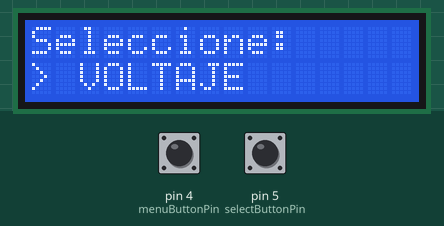
Recording of a sketch running on a simulated Arduino Uno, built with avr-gcc and run on an emulated ATmega328P. Parts: 16×2 character LCD. The inputs (shaded band) are chosen by the test bench; at power-on: pin 5 (selectButtonPin) HIGH, pin 4 (menuButtonPin) HIGH.

Above: at 1.2 s.
1.3 s: pin 5 (selectButtonPin) pulled LOW for 0.15 s
At 2.5 s:
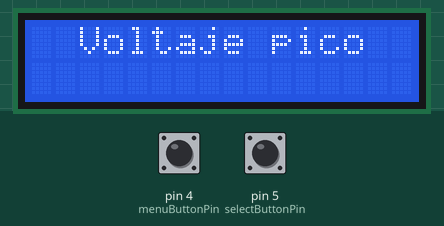
4.4 s: pin 4 (menuButtonPin) pulled LOW for 3.2 s
At 8.8 s:
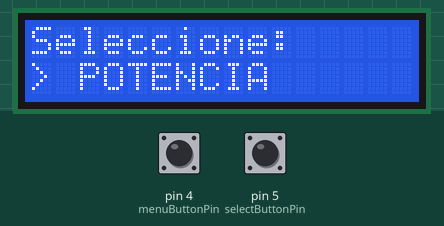
9.1 s: pin 5 (selectButtonPin) pulled LOW for 1 s
At 9.6 s:
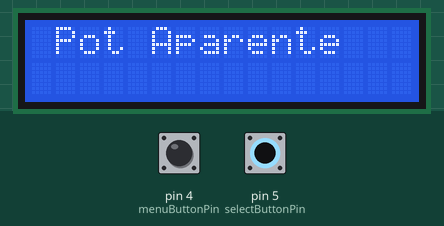
16.1 s: pin 5 (selectButtonPin) pulled LOW for 3.2 s
At 19.8 s:
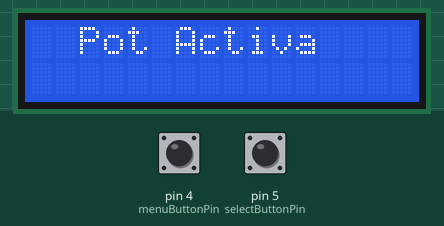
Timing chart, 0 to 21.3 s (numbered marks = the images above; inputs shaded):
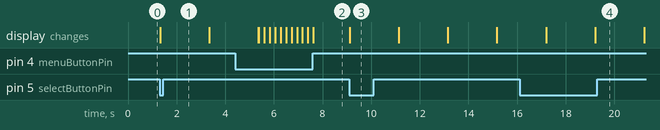

The sketch:

menu_LCD.ino
```cpp
#include <Wire.h>
#include <LiquidCrystal_I2C.h>

byte customChar[8] = {
  0b00000,
  0b00010,
  0b00110,
  0b01110,
  0b11110,
  0b01110,
  0b00110,
  0b00010
};


LiquidCrystal_I2C lcd(0x27, 16, 2);

const int menuButtonPin = 4;
const int selectButtonPin = 5;
int menuOption = 0;
bool inMenu = true;

void setup() {
  lcd.init();
  lcd.backlight();
  pinMode(menuButtonPin, INPUT_PULLUP);
  pinMode(selectButtonPin, INPUT_PULLUP);
  displayMenu();
}

void loop() {
  if (inMenu) {
    if (digitalRead(menuButtonPin) == LOW) {
      menuOption = (menuOption + 1) % 3;
      displayMenu();
      delay(200);  // Debounce
    }
    if (digitalRead(selectButtonPin) == LOW) {
      displaySubMenu();
    }
  } else {
    if (digitalRead(selectButtonPin) == LOW) {
      inMenu = true;
      lcd.clear();
      displayMenu();
    }
  }
}

void displayMenu() {
  lcd.clear();
  lcd.setCursor(0, 0);
  lcd.print("Seleccione:");
  lcd.setCursor(0, 1);

  switch (menuOption) {
    case 0:
      lcd.print("> VOLTAJE");
      break;
    case 1:
      lcd.print("> CORRIENTE");
      break;
    case 2:
      lcd.print("> POTENCIA");
      break;
  }
}

void displaySubMenu() {
  lcd.clear();
  lcd.setCursor(0, 0);

  switch (menuOption) {
    case 0:
      lcd.print("  Voltaje pico");
      delay(2000);
      lcd.clear();
      lcd.print("  Voltaje RMS");
      delay(2000);
      lcd.clear();
      lcd.setCursor(0,1);
      lcd.print("para volver");
      lcd.createChar(0, customChar);
      lcd.setCursor(0, 0);
      lcd.write(0);
      lcd.print("Pulsa");
      break;
    case 1:
      lcd.print(" Corriente max");
      delay(2000);
      lcd.clear();
      lcd.print(" Corriente RMS");
      delay(2000);
      lcd.clear();
      lcd.setCursor(0,1);
      lcd.print("para volver");
      lcd.createChar(0, customChar);
      lcd.setCursor(0, 0);
      lcd.write(0);
      lcd.print("Pulsa");
      break;
    case 2:
      lcd.print(" Pot Aparente");
      delay(2000);
      lcd.clear();
      lcd.print("  Pot Activa");
      delay(2000);
      lcd.clear();
      lcd.print("  Pot Reactiva");
      delay(2000);
      lcd.clear();
      lcd.print(" Factor de Pot");
      delay(2000);
      lcd.clear();
      lcd.setCursor(0,1);
      lcd.print("para volver");
      lcd.createChar(0, customChar);
      lcd.setCursor(0, 0);
      lcd.write(0);
      lcd.print("Pulsa");
      break;
  }
}
```

Measured:
- after the input at 1.3 s, the display: changes at once (image 1)
- after the input at 4.4 s, the display: first differs from a run without the input after 0.98 s (image 2 shows a later state)
- after the input at 9.1 s, the display: changes at once (image 3)
- after the input at 16.1 s, the display: first differs from a run without the input after 1.1 s (image 4 shows a later state)
